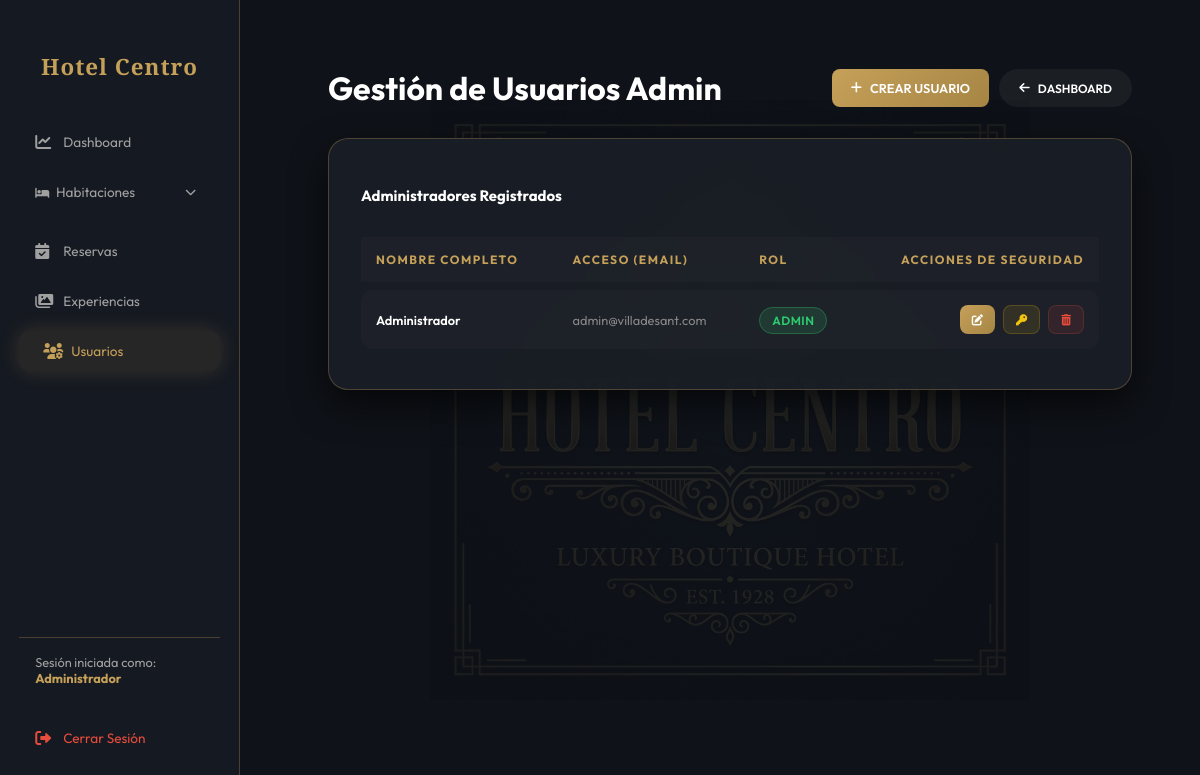
Before: /?action=admin-usuarios (signed in) with the older database file.
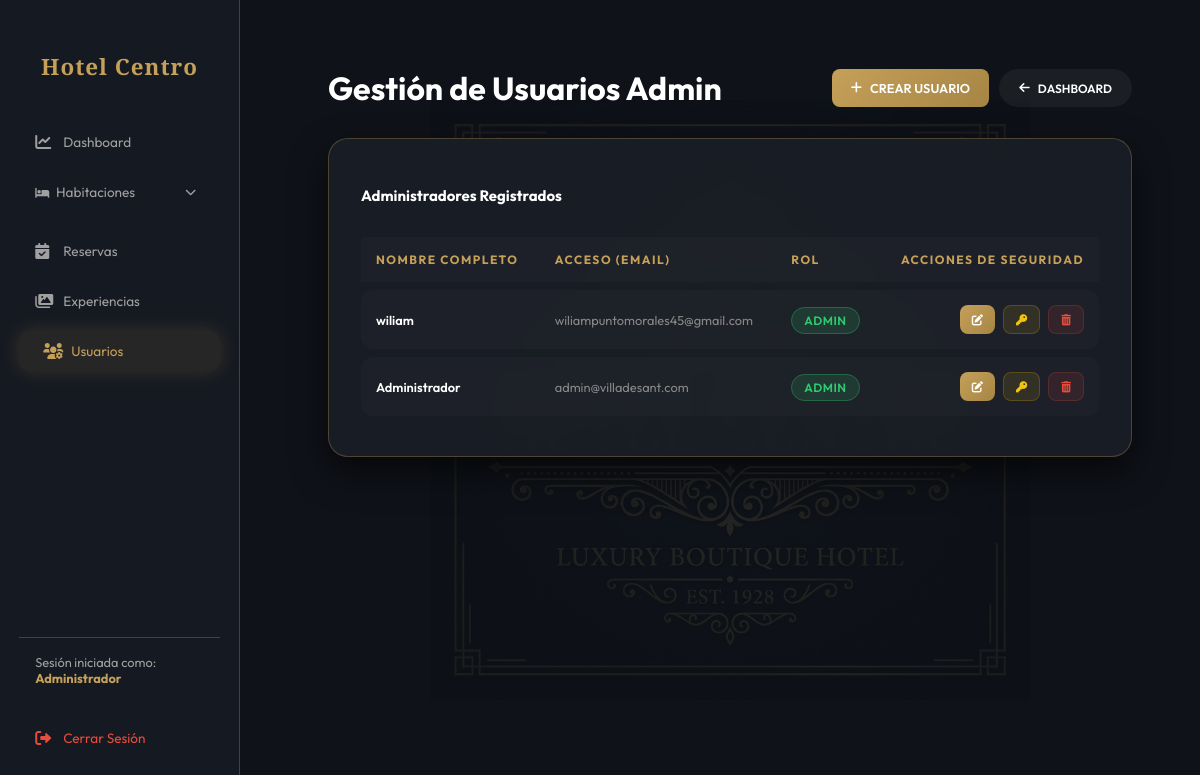
After: the same page with the newer database file.
### tables this page shows
CREATE TABLE `usuarios` (
  `id` int(11) NOT NULL,
  `nombre` varchar(100) NOT NULL,
  `email` varchar(100) NOT NULL,
  `password` varchar(255) NOT NULL,
  `role` enum('admin','staff') DEFAULT 'admin',
  `created_at` timestamp NOT NULL DEFAULT current_timestamp()
);

### controllers/AdminController.php (called while the page is built, shortened)
<?php
class AdminController {
    public function usuarios() {
        require_once 'views/admin/usuarios.php';
    }
}
?>

### models/User.php (called while the page is built, shortened)
<?php
class User {
    private $conn;
    private $table_name = "usuarios";
    public function __construct($db) {
        $this->conn = $db;
    }
    public function getAll() {
        $query = "SELECT id, nombre, email, role, created_at FROM " . $this->table_name . " ORDER BY created_at DESC";
        $stmt = $this->conn->query($query);
        return $stmt->fetchAll(PDO::FETCH_ASSOC);
    }
}
?>

### views/admin/usuarios.php (the view, shortened to what this page needs)
<?php
require_once "models/User.php";
$database = new Database();
$db = $database->getConnection();
$userModel = new User($db);
$usuarios = $userModel->getAll();
include_once "views/layouts/admin_header.php";
?>
<div class="admin-container" style="color: white; padding: 20px;">
    <div style="display: flex; justify-content: space-between; align-items: center; margin-bottom: 30px; flex-wrap: wrap; gap: 15px;">
        <h2 class="serif gold-text" style="font-size: clamp(1.4rem, 4vw, 2rem); margin: 0;">Gestión de Usuarios Admin</h2>
        <div style="display: flex; gap: 10px;">
            <button onclick="showCreateForm()" class="btn-gold">
                <i class="fas fa-plus"></i> CREAR USUARIO
            </button>
            <a href="index.php?action=dashboard" class="btn-gold" style="padding: 10px 20px; font-size: 0.75rem; border-radius: 50px; background: rgba(255,255,255,0.05);">
                <i class="fas fa-arrow-left"></i> DASHBOARD
            </a>
        </div>
    </div>
    <div class="glass-card">
        <h3 class="serif gold-text" style="margin-bottom: 1.5rem;">Administradores Registrados</h3>
        <div class="admin-table-container" style="margin-top: 0; background: transparent; border: none;">
            <table style="width: 100%;">
                <thead style="background: rgba(255,255,255,0.02);">
                    <tr>
                        <th style="padding: 15px;">Nombre Completo</th>
                        <th style="padding: 15px;">Acceso (Email)</th>
                        <th style="padding: 15px;">Rol</th>
                        <th style="padding: 15px; text-align: right;">Acciones de Seguridad</th>
                    </tr>
                </thead>
                <tbody>
                    <?php foreach ($usuarios as $u): ?>
                    <tr style="border-bottom: 1px solid rgba(255,255,255,0.05);">
                        <td style="padding: 15px; font-weight: 600;"><?php echo htmlspecialchars($u['nombre']); ?></td>
                        <td style="padding: 15px; color: #888;"><?php echo htmlspecialchars($u['email']); ?></td>
                        <td style="padding: 15px;">
                            <span class="status-badge <?php echo $u['role'] == 'admin' ? 'status-available' : 'status-occupied'; ?>">
                                <?php echo strtoupper($u['role']); ?>
                            </span>
                        </td>
                        <td style="padding: 15px; text-align: right;">
                            <div style="display: flex; gap: 8px; justify-content: flex-end;">
                                <button onclick='editUser(<?php echo json_encode($u); ?>)' class="btn-gold" style="padding: 8px 12px; font-size: 0.7rem;" title="Editar Datos">
                                    <i class="fas fa-edit"></i>
                                </button>
                                <button onclick="promptResetPass(<?php echo htmlspecialchars(json_encode($u)); ?>)" class="btn-gold" style="padding: 8px 12px; font-size: 0.7rem; background: rgba(241, 196, 15, 0.1); border: 1px solid rgba(241, 196, 15, 0.2); color: #f1c40f;" title="Resetear Clave">
                                    <i class="fas fa-key"></i>
                                </button>
                                <button onclick="confirmDelete(<?php echo $u['id']; ?>)" class="btn-gold" style="padding: 8px 12px; font-size: 0.7rem; background: rgba(231, 76, 60, 0.1); border: 1px solid rgba(231, 76, 60, 0.2); color: #e74c3c;" title="Eliminar Acceso">
                                    <i class="fas fa-trash-alt"></i>
                                </button>
                            </div>
                        </td>
                    </tr>
                    <?php endforeach; ?>
                </tbody>
            </table>
        </div>
    </div>
</div>
<?php include_once "views/layouts/admin_footer.php"; ?>

Changed rows visible on the page:
added usuarios: nombre "wiliam", email "wiliampuntomorales45@gmail.com", role "ADMIN"
